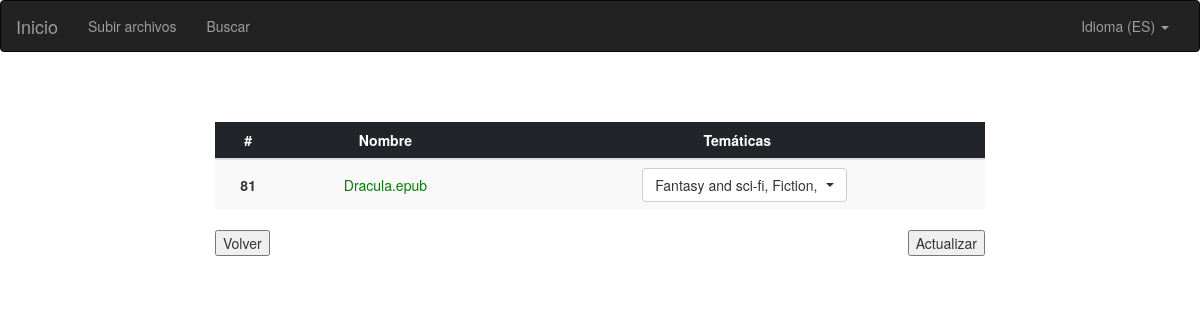
/update_themes/81?page=1, run on the app's committed database.
### app/models.py (models this page shows, shortened)
class Books(db.Model):
    id = db.Column(db.Integer, primary_key=True)
    name = db.Column(db.String(64), index=True, unique=True)
    indexed = db.Column(db.Integer, index=True, unique=False)
    language = db.Column(db.String(3), index=True, unique=False)
    CheckConstraint('indexed == 1 OR indexed == 0')

class Themes(db.Model):
    id = db.Column(db.Integer, primary_key=True)
    theme = db.Column(db.String(30), index=True, unique=False)
    language = db.Column(db.String(3), index=True, unique=False)

### app/routes.py (the view, shortened to what this page needs)
@app.route('/update_themes/')
@app.route('/update_themes/<book_id>', methods=['GET', 'POST'])
def update_themes(book_id):
    book = MODEL.get_book(book_id)
    form = UpdateThemesForm()
    page = request.args.get('page', '1', type=str)
    if book:
        selected_themes = [book.theme_id for book in MODEL.get_book_themes(book_id)]
        form.theme.choices = THEME_CHOICES
        return render_template('update_themes.html', form=form, model=THEMES, book=book,
                               selected_themes=selected_themes, page=page)
    return render_template('update_themes.html')

### app/forms.py
class UpdateThemesForm(FlaskForm):
    theme = SelectMultipleField(id='submit-themes')
    submit = SubmitField(_l('Actualizar'))

### app/models.py (called while the page is built)
    @staticmethod
    def get_book(book_id):
        return Books.query.get(book_id)

    @staticmethod
    def get_book_themes(book_id):
        return BookThemes.query.filter((BookThemes.book_id == book_id)).all()

### app/templates/update_themes.html (shortened to what this page needs)
{% extends "base.html" %}
{% import 'bootstrap/wtf.html' as wtf %}
{% block app_content %}
    {% if book %}
        <form class="form form-group update-themes" method="post" role="form">
            <div class="row">
                <div class="col-md-2"></div>
                <div class="col-md-8" id="search-column">
                    <table class="table table-striped">
                        <thead class="thead-dark">
                        <tr>
                            <th scope="col" class="text-center">#</th>
                            <th scope="col" class="text-center">{{ _('Nombre') }}</th>
                            <th scope="col" class="text-center">{{ _('Temáticas') }}</th>
                        </tr>
                        </thead>
                        <tbody>
                        <tr>
                            <th scope="row" class="center-cell">{{ book.id }}</th>
                            <td class="center-cell"><a href="{{ 'update_themes/' ~ book.id }}" class="
                                    {% if book.indexed == 0 %} not-indexed {% else %}
                                                       indexed {% endif %}">{{ book.name.replace('_', ' ') }}</a></td>
                            <td class="center-cell">
                                <select class="selectpicker themes-select center-block" id="select-picker"
                                        title={{ _('Temas') }} multiple data-actions-box="true">
                                    {% for theme in model %}
                                        {% if theme.id|string in selected_themes %}
                                            <option value="{{ theme.id }}"
                                                    selected="selected">{{ theme.theme }}</option>
                                        {% else %}
                                            <option value="{{ theme.id }}">{{ theme.theme }}</option>
                                        {% endif %}
                                    {% endfor %}
                                </select>
                            </td>
                        </tr>
                        </tbody>
                    </table>
                    <div class="row">
                        <div class="col-md-12">
                            <input type="button" class="pull-left" id="submit" name="back"
                                   value={{ _('Volver') }} onclick="window.location.href='{{ '/index?page=' ~ page }}'">
                            {{ wtf.form_field(form.submit, class='pull-right') }}
                        </div>
                    </div>
                </div>
                <div class="col-md-2"></div>
            </div>
        </form>
    {% endif %}
{% endblock %}

### app/static/styles/style.css (style rules this page uses)
.themes-select { padding-left: 15px; }
.thead-dark { background-color: #212429; color: white; }
.indexed { color: green; }
.center-cell { text-align:center; vertical-align:middle !important; }
.update-themes { padding-top: 50px; }

### data on the page
Books: id "81", name.replace "Dracula.epub"
Themes: theme "Fantasy and sci-fi,"
Themes: theme "Fiction,"
